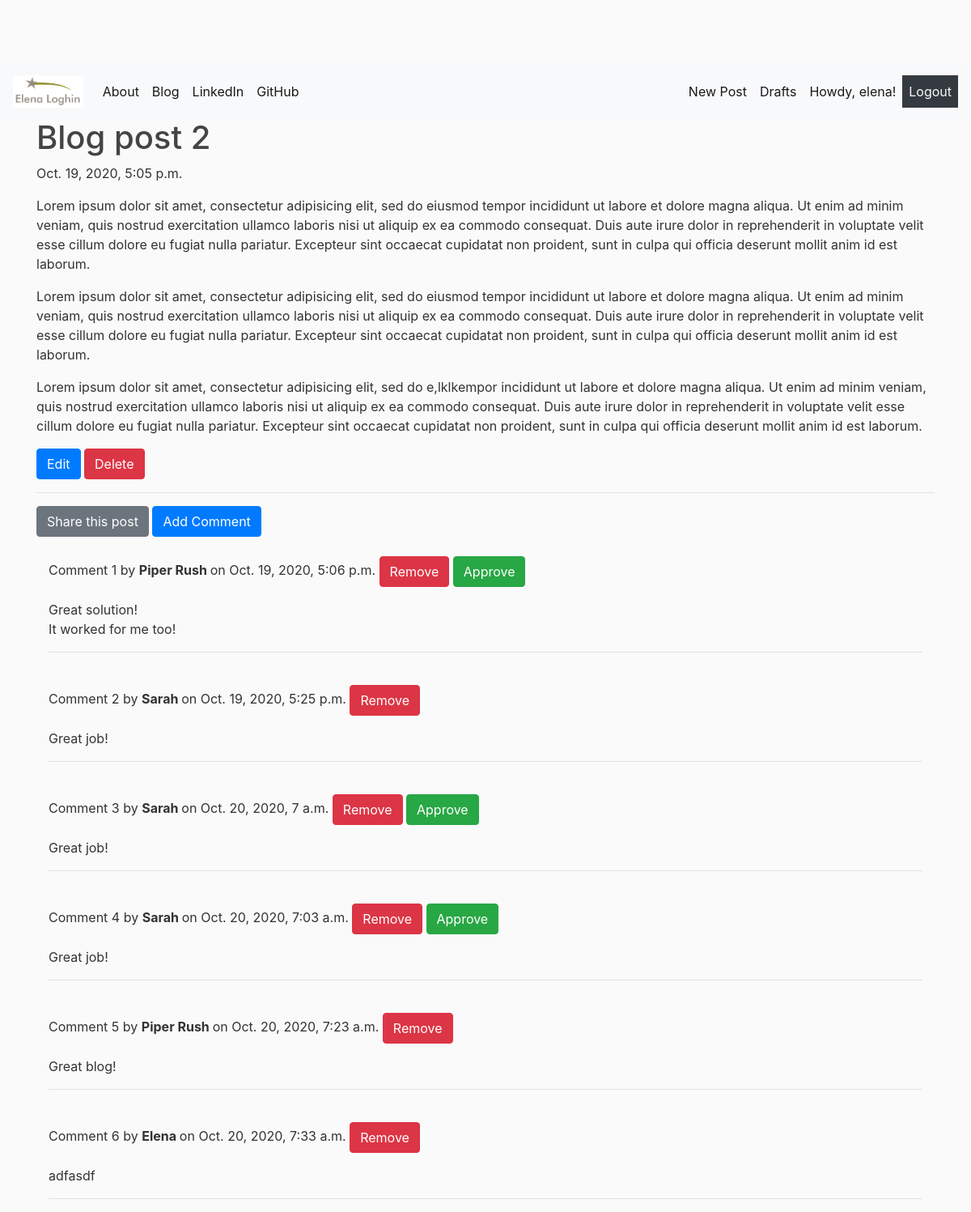
Page /post/blog-post-2/ (signed in) on the committed database.
### blog/models.py (models this page shows, shortened)
class Post(models.Model):
    STATUS_CHOICES = (
        ('draft', 'Draft'),
        ('published', 'Published'),
    )
    title = models.CharField(max_length = 200)
    slug = models.SlugField(null=False, max_length = 250, unique_for_date='published_date')
    author = models.ForeignKey(User, on_delete=models.CASCADE, related_name='blog_posts')
    text = models.TextField()
    published_date = models.DateTimeField(default=timezone.now)
    created_date = models.DateTimeField(auto_now_add=True)
    updated_date = models.DateTimeField(auto_now=True)
    status = models.CharField(max_length=10, choices=STATUS_CHOICES, default='draft')
    objects = models.Manager() # The default manager.
    published = PublishedManager() # Our custom manager.
    class Meta:
        ordering = ('-published_date',)

class Comment(models.Model):
    post = models.ForeignKey(Post, related_name='comments', on_delete = models.CASCADE)
    author = models.CharField(max_length=200)
    email = models.EmailField(null = True)
    text = models.TextField()
    date_created = models.DateTimeField(default = timezone.now)
    date_updated = models.DateTimeField(auto_now=True)
    approved_comment = models.BooleanField(default = False)
    class Meta:
        ordering = ('date_created',)

### blog/views.py (the view)
# urls.py: path('post/<slug:slug>/', views.PostDetailView.as_view(), name="blog_post_detail"),
class PostDetailView(DetailView):
    model = Post
    def get_object(self, queryset=None):
        return get_object_or_404(Post, slug=self.kwargs['slug'] )

### blog/templates/blog/post_detail.html (shortened to what this page needs)
{% extends 'blog/base.html'%}
{% block content %}
  <h1 class="posttitle">{{post.title}}</h1>
  {% if post.published_date %}
      {{post.published_date}}
  {% else %}
      <a class="btn btn-success" href="{% url 'blog_post_publish' post.pk %}">Publish</a>
  {% endif %}
  <p class='postcontent'>{{ post.text|safe|linebreaksbr}}</p>
  {% if user.is_authenticated %}
    <a class="btn btn-primary" href="{% url 'blog_post_edit' post.pk%}">
        <span class="glyphicon glyphicon-pencil">Edit</span>
    </a>
    <a class="btn btn-danger" href="{% url 'blog_post_delete' post.pk%}">
        <span class="glyphicon glyphicon-remove">Delete</span>
    </a>
  {% endif %}
  <hr>
  <a class="btn btn-primary btn-secondary" href="{% url "blog_post_share" post.pk %}">Share this post</a>
  <a class="btn btn-primary btn-primary" href="{% url 'blog_add_comment_to_post' post.pk %}">Add Comment</a>
  <div class="container">
    {% for comment in post.comments.all %}
      <br>
      {% if user.is_authenticated or comment.approved_comment %}
        Comment {{ forloop.counter }} by <strong>{{ comment.author }} </strong> on {{ comment.date_created }}
        {% if not comment.approved_comment %}
            <a class="btn btn-danger" href="{%url 'blog_comment_delete' comment.pk %}">
              <span class="glyphicon glyphicon-remove">Remove</span>
            </a>
            <a class="btn btn-success" href="{%url 'blog_comment_approve' comment.pk %}">
              <span class="glyphicon glyphicon-ok">Approve</span>
            </a>
        {% endif %}
        {% if user.is_authenticated and comment.approved_comment %}
    				<a class="btn btn-danger" href="{%url 'blog_comment_delete' comment.pk %}">Remove</a>
			  {% endif %}
        <p>{{comment.text|safe|linebreaks}}</p>
      <hr>
      {% endif %}
      {% empty %}
          <li>For the moment, no unicorn was interested to post a comment. You can be the first to do it!</li>
    {% endfor %}
  </div>
{% endblock %}

### blog/templates/blog/base.html (shortened to what this page needs)
{% load static %}
<!DOCTYPE html>
<html lang="en" dir="ltr">
  <head>
    <link rel="stylesheet" href="https://cdn.jsdelivr.net/npm/bootstrap@4.5.3/dist/css/bootstrap.min.css">
    <link rel="stylesheet" href="//cdn.jsdelivr.net/npm/medium-editor@latest/dist/css/medium-editor.min.css" type="text/css" media="screen" charset="utf-8">
    <link rel="stylesheet" href="{% static 'css/blog.css' %}">
  </head>
  <body>
    <nav class="navbar navbar-expand-lg navbar-light bg-light">
      <a class="navbar-brand" href="{% url 'blog_post_list' %}">
          <img src="{% static "images/logo-elena-loghin.png" %}" height="40" alt="" loading="lazy">
      </a>
      <div class="collapse navbar-collapse" id="navbarNavAltMarkup">
        <div class="navbar-nav">
          <a class="nav-link active" href="{% url 'blog_about' %}">About<span class="sr-only">(current)</span></a>
          <a class="nav-link active" href="{% url 'blog_post_list' %}">Blog</a>
          <a class="nav-link active" href="https://www.linkedin.com/in/elena-loghin-6813855a/">LinkedIn</a>
          <a class="nav-link active" href="https://github.com/eloghin">GitHub</a>
        </div>
      </div>
     {% if user.is_authenticated %}
         <div class="nav navbar-nav navbar-right">
             <a class="nav-link active" href="{% url 'blog_post_new' %}">New Post</a>
             <a class="nav-link active" href="{% url 'blog_post_draft_list' %}">Drafts</a>
             <span class="nav-link active">Howdy, {{request.user}}! </span>
             <a class="text-light bg-dark nav-link active" href="{% url 'logout' %}">Logout</a>
         </div>
      {% else %}
        <span> <a class="text-light bg-dark nav-link active" href="{% url 'login' %}">Login<span class="sr-only">(current)</span></a></span>
      {% endif %}</span>
    </nav>
    <div class="container">
      {% block content %}
      {% endblock %}
    </div>
  </body>
</html>

### blog/static/css/blog.css (style rules this page uses)
body { background: #fafafa; color: #333333; margin-top: 5rem; }
h1, h2, h3, h4, h5, h6 { color: #444444; }

### rows in the picture
Post: title "Blog post 2", published_date "Oct. 19, 2020, 5:05 p.m.", text "Lorem ipsum dolor sit amet, consectetur adipisicing elit, sed do eiusmod tempor incididunt ut labore et dolore magna aliqua. Ut enim ad minim veniam, quis nostrud exercitation ullamco laboris nisi ut aliquip ex ea commodo consequat. Duis aute irure dolor in reprehenderit in voluptate velit esse cillum dolore eu fugiat nulla pariatur. Excepteur sint occaecat cupidatat non proident, sunt in culpa qui officia deserunt mollit anim id est laborum. Lorem ipsum dolor sit amet, consectetur adipisicing elit, sed do eiusmod tempor incididunt ut labore et dolore magna aliqua. Ut enim ad minim veniam, quis nostrud exercitation ullamco laboris nisi ut aliquip ex ea commodo consequat. Duis aute irure…"
Comment: author "Piper Rush", date_created "Oct. 19, 2020, 5:06 p.m.", approved_comment "Remove", text "Great solution! It worked for me too!"
Comment: author "Sarah", date_created "Oct. 19, 2020, 5:25 p.m.", approved_comment "Remove", text "Great job!"
Comment: author "Sarah", date_created "Oct. 20, 2020, 7 a.m.", approved_comment "Remove", text "Great job!"
Comment: author "Sarah", date_created "Oct. 20, 2020, 7:03 a.m.", approved_comment "Remove", text "Great job!"
Comment: author "Piper Rush", date_created "Oct. 20, 2020, 7:23 a.m.", approved_comment "Remove", text "Great blog!"
Comment: author "Elena", date_created "Oct. 20, 2020, 7:33 a.m.", approved_comment "Remove", text "adfasdf"

### other values in the picture
{{ request.user }} "elena"
